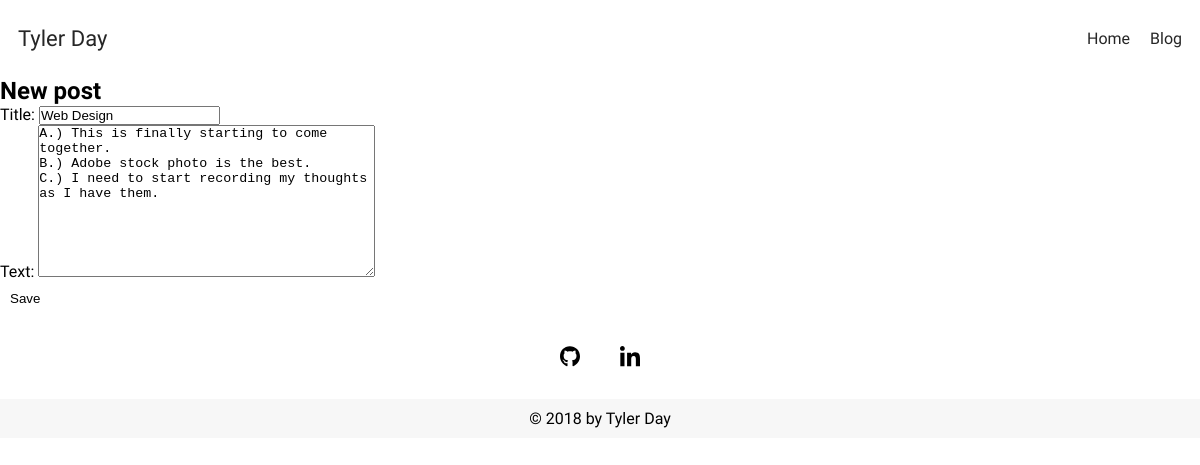
The app's page /post/11/edit/ with its own data.
### blog/models.py (models this page shows, shortened)
class Post(models.Model):
    author = models.ForeignKey(settings.AUTH_USER_MODEL, on_delete=models.CASCADE)
    title = models.CharField(max_length=200)
    text = models.TextField()
    created_date = models.DateTimeField(default=timezone.now)
    published_date = models.DateTimeField(blank=True, null=True)
    photo = models.CharField(max_length=200, blank=True,null=True)

### blog/views.py (the view)
# urls.py: path('post/<int:pk>/edit/', views.post_edit, name='post_edit'),
def post_edit(request, pk):
    post = get_object_or_404(Post, pk=pk)
    if request.method == 'POST':
        form = PostForm(request.POST, instance=post)
        if form.is_valid():
            post = form.save(commit=False)
            post.author = request.user
            post.published_date = timezone.now()
            post.save()
            return redirect('post_detail', pk=post.pk)
    else:
        form = PostForm(instance=post)
    return render(request, 'blog/post_edit.html', {'form':form})

### blog/forms.py
class PostForm(forms.ModelForm):
    class Meta:
        model = Post
        fields = ('title', 'text',)

### blog/templates/blog/post_edit.html
{% extends 'blog/base.html' %}
{% block content %}
    <h2>New post</h2>
    <form method="POST" class="post-form">{% csrf_token %}
        {{ form.as_p }}
        <button type="submit" class="save btn">Save</button>
    </form>
{% endblock %}

### blog/static/css/blog.css (style rules this page uses)
* { margin: 0; padding:0; }
p { font-family: 'Raleway', serif; }
h1, h2, h3, h4 { font-family: 'Work Sans', sans-serif; font-weight: 700; }
.btn { display: inline-block; background-color: transparent; padding: 10px; text-decoration: none; border:none; cursor: pointer; }

### records on screen
Post: title "Web Design", text "A.) This is finally starting to come together. B.) Adobe stock photo is the best. C.) I need to start recording my thoughts as I have them."
